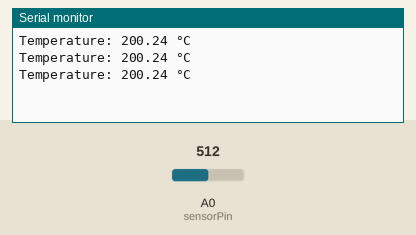
This sketch was run on a simulated Arduino Uno, built with avr-gcc and run on an emulated ATmega328P. Parts: the last lines printed to the serial monitor. The test bench sets the inputs (shaded band); at power-on: A0 (sensorPin) = 512.

Above: at 1.3 s.
1.4 s: A0 (sensorPin) set to 716
At 1.9 s:
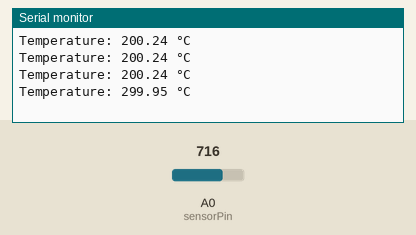
2.9 s: A0 (sensorPin) set to 900
At 3.4 s:
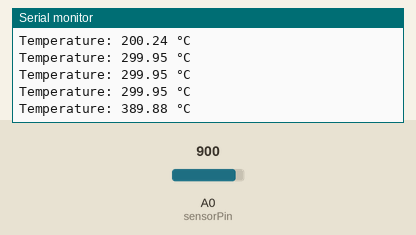
Timing chart, 0 to 5.9 s (numbered marks = the images above; inputs shaded):
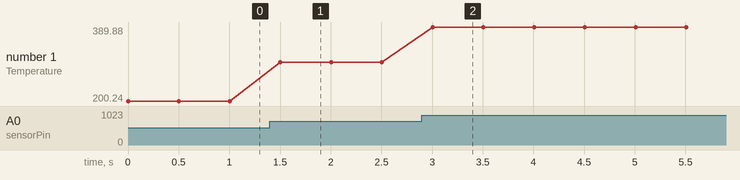

The sketch:

code.ino
```cpp
const int sensorPin = A0;

void setup() {
  Serial.begin(9600);
}

void loop() {
  int reading = analogRead(sensorPin);

  float voltage = reading * (5.0 / 1023.0);
  float tempC = (voltage - 0.5) * 100.0;

  Serial.print("Temperature: ");
  Serial.print(tempC);
  Serial.println(" °C");

  delay(500);
}
```

Measured:
- after the input at 1.4 s, the serial monitor: prints a new line after 0.10 s (image 1)
- after the input at 2.9 s, the serial monitor: prints a new line after 0.10 s (image 2)
- plotted number 1: 200.24 → 299.95 after the input at 1.4 s, 299.95 → 389.88 after the input at 2.9 s
